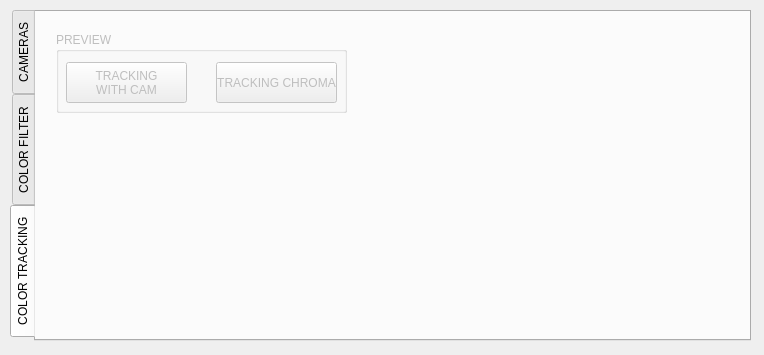
<?xml version="1.0" encoding="UTF-8"?>
<ui version="4.0">
 <class>MainWindow</class>
 <widget class="QMainWindow" name="MainWindow">
  <property name="windowModality">
   <enum>Qt::ApplicationModal</enum>
  </property>
  <property name="geometry">
   <rect>
    <x>0</x>
    <y>0</y>
    <width>764</width>
    <height>355</height>
   </rect>
  </property>
  <property name="sizePolicy">
   <sizepolicy hsizetype="Fixed" vsizetype="Fixed">
    <horstretch>0</horstretch>
    <verstretch>0</verstretch>
   </sizepolicy>
  </property>
  <property name="cursor">
   <cursorShape>ArrowCursor</cursorShape>
  </property>
  <property name="windowTitle">
   <string>OpenCV MewTracking</string>
  </property>
  <widget class="QWidget" name="centralwidget">
   <widget class="QTabWidget" name="tabCAMS">
    <property name="enabled">
     <bool>true</bool>
    </property>
    <property name="geometry">
     <rect>
      <x>10</x>
      <y>10</y>
      <width>741</width>
      <height>331</height>
     </rect>
    </property>
    <property name="tabPosition">
     <enum>QTabWidget::West</enum>
    </property>
    <property name="tabShape">
     <enum>QTabWidget::Rounded</enum>
    </property>
    <property name="currentIndex">
     <number>2</number>
    </property>
    <property name="elideMode">
     <enum>Qt::ElideNone</enum>
    </property>
    <property name="tabsClosable">
     <bool>false</bool>
    </property>
    <widget class="QWidget" name="tabCAMS">
     <attribute name="title">
      <string>CAMERAS</string>
     </attribute>
     <widget class="QGroupBox" name="gbCAMERAS">
      <property name="geometry">
       <rect>
        <x>10</x>
        <y>10</y>
        <width>151</width>
        <height>191</height>
       </rect>
      </property>
      <property name="title">
       <string>CAMERAS</string>
      </property>
      <widget class="QListWidget" name="listCAMERAS">
       <property name="geometry">
        <rect>
         <x>10</x>
         <y>30</y>
         <width>131</width>
         <height>151</height>
        </rect>
       </property>
      </widget>
     </widget>
     <widget class="QPushButton" name="btnCAMfind">
      <property name="geometry">
       <rect>
        <x>190</x>
        <y>30</y>
        <width>51</width>
        <height>51</height>
       </rect>
      </property>
      <property name="layoutDirection">
       <enum>Qt::LeftToRight</enum>
      </property>
      <property name="text">
       <string/>
      </property>
      <property name="icon">
       <iconset>
        <normaloff>../../../../My Documents/GraphGale/LUPA1.png</normaloff>../../../../My Documents/GraphGale/LUPA1.png</iconset>
      </property>
      <property name="iconSize">
       <size>
        <width>45</width>
        <height>40</height>
       </size>
      </property>
      <property name="checkable">
       <bool>false</bool>
      </property>
      <property name="default">
       <bool>false</bool>
      </property>
      <property name="flat">
       <bool>true</bool>
      </property>
     </widget>
     <widget class="QPushButton" name="btnCAMadd">
      <property name="geometry">
       <rect>
        <x>570</x>
        <y>80</y>
        <width>81</width>
        <height>31</height>
       </rect>
      </property>
      <property name="text">
       <string>Add IPCAM</string>
      </property>
      <property name="iconSize">
       <size>
        <width>40</width>
        <height>40</height>
       </size>
      </property>
     </widget>
     <widget class="QPushButton" name="btnCAMpreview">
      <property name="enabled">
       <bool>false</bool>
      </property>
      <property name="geometry">
       <rect>
        <x>190</x>
        <y>90</y>
        <width>51</width>
        <height>51</height>
       </rect>
      </property>
      <property name="text">
       <string/>
      </property>
      <property name="icon">
       <iconset>
        <normaloff>../../../../My Documents/GraphGale/preview1.png</normaloff>../../../../My Documents/GraphGale/preview1.png</iconset>
      </property>
      <property name="iconSize">
       <size>
        <width>40</width>
        <height>40</height>
       </size>
      </property>
      <property name="flat">
       <bool>true</bool>
      </property>
     </widget>
     <widget class="QPushButton" name="btnCAMremove">
      <property name="geometry">
       <rect>
        <x>190</x>
        <y>150</y>
        <width>51</width>
        <height>51</height>
       </rect>
      </property>
      <property name="text">
       <string/>
      </property>
      <property name="icon">
       <iconset>
        <normaloff>../../../../My Documents/GraphGale/TRASH1.png</normaloff>../../../../My Documents/GraphGale/TRASH1.png</iconset>
      </property>
      <property name="iconSize">
       <size>
        <width>40</width>
        <height>40</height>
       </size>
      </property>
      <property name="flat">
       <bool>true</bool>
      </property>
     </widget>
     <widget class="QLineEdit" name="txtIPCAMinput">
      <property name="geometry">
       <rect>
        <x>390</x>
        <y>80</y>
        <width>171</width>
        <height>31</height>
       </rect>
      </property>
     </widget>
    </widget>
    <widget class="QWidget" name="tabHSV">
     <attribute name="title">
      <string>COLOR FILTER</string>
     </attribute>
     <widget class="QPushButton" name="btnHSVpreview">
      <property name="enabled">
       <bool>false</bool>
      </property>
      <property name="geometry">
       <rect>
        <x>300</x>
        <y>170</y>
        <width>91</width>
        <height>61</height>
       </rect>
      </property>
      <property name="text">
       <string>Preview OFF</string>
      </property>
     </widget>
     <widget class="QGroupBox" name="gbHSVfilter">
      <property name="geometry">
       <rect>
        <x>10</x>
        <y>10</y>
        <width>501</width>
        <height>131</height>
       </rect>
      </property>
      <property name="title">
       <string>HSV FILTER</string>
      </property>
      <widget class="QFrame" name="frameHSV">
       <property name="geometry">
        <rect>
         <x>0</x>
         <y>30</y>
         <width>501</width>
         <height>91</height>
        </rect>
       </property>
       <property name="frameShape">
        <enum>QFrame::Box</enum>
       </property>
       <property name="frameShadow">
        <enum>QFrame::Sunken</enum>
       </property>
       <widget class="QWidget" name="verticalLayoutWidget">
        <property name="geometry">
         <rect>
          <x>140</x>
          <y>0</y>
          <width>131</width>
          <height>91</height>
         </rect>
        </property>
        <layout class="QVBoxLayout" name="layoutSliderMin">
         <item>
          <widget class="QSlider" name="sliderHUEmin">
           <property name="maximum">
            <number>179</number>
           </property>
           <property name="orientation">
            <enum>Qt::Horizontal</enum>
           </property>
          </widget>
         </item>
         <item>
          <widget class="QSlider" name="sliderSATmin">
           <property name="maximum">
            <number>255</number>
           </property>
           <property name="orientation">
            <enum>Qt::Horizontal</enum>
           </property>
          </widget>
         </item>
         <item>
          <widget class="QSlider" name="sliderVALmin">
           <property name="maximum">
            <number>255</number>
           </property>
           <property name="orientation">
            <enum>Qt::Horizontal</enum>
           </property>
          </widget>
         </item>
        </layout>
       </widget>
       <widget class="QWidget" name="verticalLayoutWidget_2">
        <property name="geometry">
         <rect>
          <x>360</x>
          <y>0</y>
          <width>131</width>
          <height>91</height>
         </rect>
        </property>
        <layout class="QVBoxLayout" name="LayoutSliderMax">
         <item>
          <widget class="QSlider" name="sliderHUEmax">
           <property name="maximum">
            <number>179</number>
           </property>
           <property name="singleStep">
            <number>1</number>
           </property>
           <property name="value">
            <number>179</number>
           </property>
           <property name="orientation">
            <enum>Qt::Horizontal</enum>
           </property>
          </widget>
         </item>
         <item>
          <widget class="QSlider" name="sliderSATmax">
           <property name="maximum">
            <number>255</number>
           </property>
           <property name="value">
            <number>255</number>
           </property>
           <property name="orientation">
            <enum>Qt::Horizontal</enum>
           </property>
          </widget>
         </item>
         <item>
          <widget class="QSlider" name="sliderVALmax">
           <property name="maximum">
            <number>255</number>
           </property>
           <property name="value">
            <number>255</number>
           </property>
           <property name="orientation">
            <enum>Qt::Horizontal</enum>
           </property>
          </widget>
         </item>
        </layout>
       </widget>
       <widget class="QWidget" name="verticalLayoutWidget_3">
        <property name="geometry">
         <rect>
          <x>10</x>
          <y>0</y>
          <width>126</width>
          <height>91</height>
         </rect>
        </property>
        <layout class="QVBoxLayout" name="layoutLBLmin">
         <item>
          <widget class="QLabel" name="lblHUEmin">
           <property name="text">
            <string>HUE &gt;&gt; MIN: 0</string>
           </property>
          </widget>
         </item>
         <item>
          <widget class="QLabel" name="lblSATmin">
           <property name="text">
            <string>SAT &gt;&gt; MIN: 0</string>
           </property>
          </widget>
         </item>
         <item>
          <widget class="QLabel" name="lblVALmin">
           <property name="text">
            <string>VAL &gt;&gt; MIN: 0</string>
           </property>
          </widget>
         </item>
        </layout>
       </widget>
       <widget class="QWidget" name="verticalLayoutWidget_4">
        <property name="geometry">
         <rect>
          <x>290</x>
          <y>0</y>
          <width>80</width>
          <height>91</height>
         </rect>
        </property>
        <layout class="QVBoxLayout" name="layoutLBLmax">
         <item>
          <widget class="QLabel" name="lblHUEmax">
           <property name="text">
            <string>MAX: 179</string>
           </property>
          </widget>
         </item>
         <item>
          <widget class="QLabel" name="lblSATmax">
           <property name="text">
            <string>MAX: 255</string>
           </property>
          </widget>
         </item>
         <item>
          <widget class="QLabel" name="lblVALmax">
           <property name="text">
            <string>MAX: 255</string>
           </property>
          </widget>
         </item>
        </layout>
       </widget>
      </widget>
     </widget>
     <widget class="QGroupBox" name="gbCOLORselec">
      <property name="geometry">
       <rect>
        <x>10</x>
        <y>150</y>
        <width>101</width>
        <height>141</height>
       </rect>
      </property>
      <property name="title">
       <string>SELECT COLOR</string>
      </property>
      <widget class="QPushButton" name="btnCOLOURpicker">
       <property name="geometry">
        <rect>
         <x>10</x>
         <y>100</y>
         <width>81</width>
         <height>31</height>
        </rect>
       </property>
       <property name="text">
        <string>Color Picker</string>
       </property>
      </widget>
      <widget class="QFrame" name="frameRGBselector">
       <property name="geometry">
        <rect>
         <x>10</x>
         <y>30</y>
         <width>81</width>
         <height>61</height>
        </rect>
       </property>
       <property name="frameShape">
        <enum>QFrame::StyledPanel</enum>
       </property>
       <property name="frameShadow">
        <enum>QFrame::Raised</enum>
       </property>
      </widget>
     </widget>
     <widget class="QGroupBox" name="gbCOLORname">
      <property name="geometry">
       <rect>
        <x>130</x>
        <y>150</y>
        <width>151</width>
        <height>81</height>
       </rect>
      </property>
      <property name="title">
       <string>COLOR NAME</string>
      </property>
      <widget class="QLineEdit" name="txtNAMEcolour">
       <property name="geometry">
        <rect>
         <x>10</x>
         <y>30</y>
         <width>131</width>
         <height>41</height>
        </rect>
       </property>
       <property name="font">
        <font>
         <pointsize>14</pointsize>
        </font>
       </property>
      </widget>
     </widget>
     <widget class="QGroupBox" name="gbCOLORlist">
      <property name="geometry">
       <rect>
        <x>520</x>
        <y>10</y>
        <width>181</width>
        <height>271</height>
       </rect>
      </property>
      <property name="title">
       <string>COLOR LIST</string>
      </property>
      <widget class="QPushButton" name="btnRmColour">
       <property name="geometry">
        <rect>
         <x>130</x>
         <y>210</y>
         <width>41</width>
         <height>41</height>
        </rect>
       </property>
       <property name="text">
        <string>-</string>
       </property>
      </widget>
      <widget class="QPushButton" name="btnEditColour">
       <property name="enabled">
        <bool>false</bool>
       </property>
       <property name="geometry">
        <rect>
         <x>70</x>
         <y>210</y>
         <width>41</width>
         <height>41</height>
        </rect>
       </property>
       <property name="text">
        <string>EDIT</string>
       </property>
      </widget>
      <widget class="QListWidget" name="listCOLOUR">
       <property name="geometry">
        <rect>
         <x>10</x>
         <y>30</y>
         <width>161</width>
         <height>171</height>
        </rect>
       </property>
      </widget>
      <widget class="QPushButton" name="btnAddColour">
       <property name="geometry">
        <rect>
         <x>10</x>
         <y>210</y>
         <width>41</width>
         <height>41</height>
        </rect>
       </property>
       <property name="text">
        <string>+</string>
       </property>
      </widget>
     </widget>
    </widget>
    <widget class="QWidget" name="tabTRACKING">
     <property name="enabled">
      <bool>false</bool>
     </property>
     <attribute name="title">
      <string>COLOR TRACKING</string>
     </attribute>
     <widget class="QGroupBox" name="gbTRACKINGpreview">
      <property name="geometry">
       <rect>
        <x>20</x>
        <y>20</y>
        <width>291</width>
        <height>81</height>
       </rect>
      </property>
      <property name="title">
       <string>PREVIEW</string>
      </property>
      <widget class="QPushButton" name="btnTRACKING">
       <property name="geometry">
        <rect>
         <x>10</x>
         <y>30</y>
         <width>121</width>
         <height>41</height>
        </rect>
       </property>
       <property name="sizePolicy">
        <sizepolicy hsizetype="Preferred" vsizetype="Preferred">
         <horstretch>0</horstretch>
         <verstretch>0</verstretch>
        </sizepolicy>
       </property>
       <property name="font">
        <font>
         <pointsize>9</pointsize>
         <strikeout>false</strikeout>
         <kerning>true</kerning>
        </font>
       </property>
       <property name="text">
        <string>TRACKING
WITH CAM</string>
       </property>
       <property name="checkable">
        <bool>false</bool>
       </property>
       <property name="autoRepeat">
        <bool>false</bool>
       </property>
       <property name="autoExclusive">
        <bool>false</bool>
       </property>
       <property name="flat">
        <bool>false</bool>
       </property>
      </widget>
      <widget class="QPushButton" name="btnCAMchroma">
       <property name="geometry">
        <rect>
         <x>160</x>
         <y>30</y>
         <width>121</width>
         <height>41</height>
        </rect>
       </property>
       <property name="sizePolicy">
        <sizepolicy hsizetype="Minimum" vsizetype="Expanding">
         <horstretch>0</horstretch>
         <verstretch>0</verstretch>
        </sizepolicy>
       </property>
       <property name="font">
        <font>
         <pointsize>9</pointsize>
         <strikeout>false</strikeout>
         <kerning>true</kerning>
        </font>
       </property>
       <property name="text">
        <string>TRACKING CHROMA</string>
       </property>
       <property name="checkable">
        <bool>false</bool>
       </property>
       <property name="autoRepeat">
        <bool>false</bool>
       </property>
       <property name="autoExclusive">
        <bool>false</bool>
       </property>
       <property name="flat">
        <bool>false</bool>
       </property>
      </widget>
     </widget>
    </widget>
   </widget>
  </widget>
 </widget>
 <resources/>
 <connections/>
</ui>
